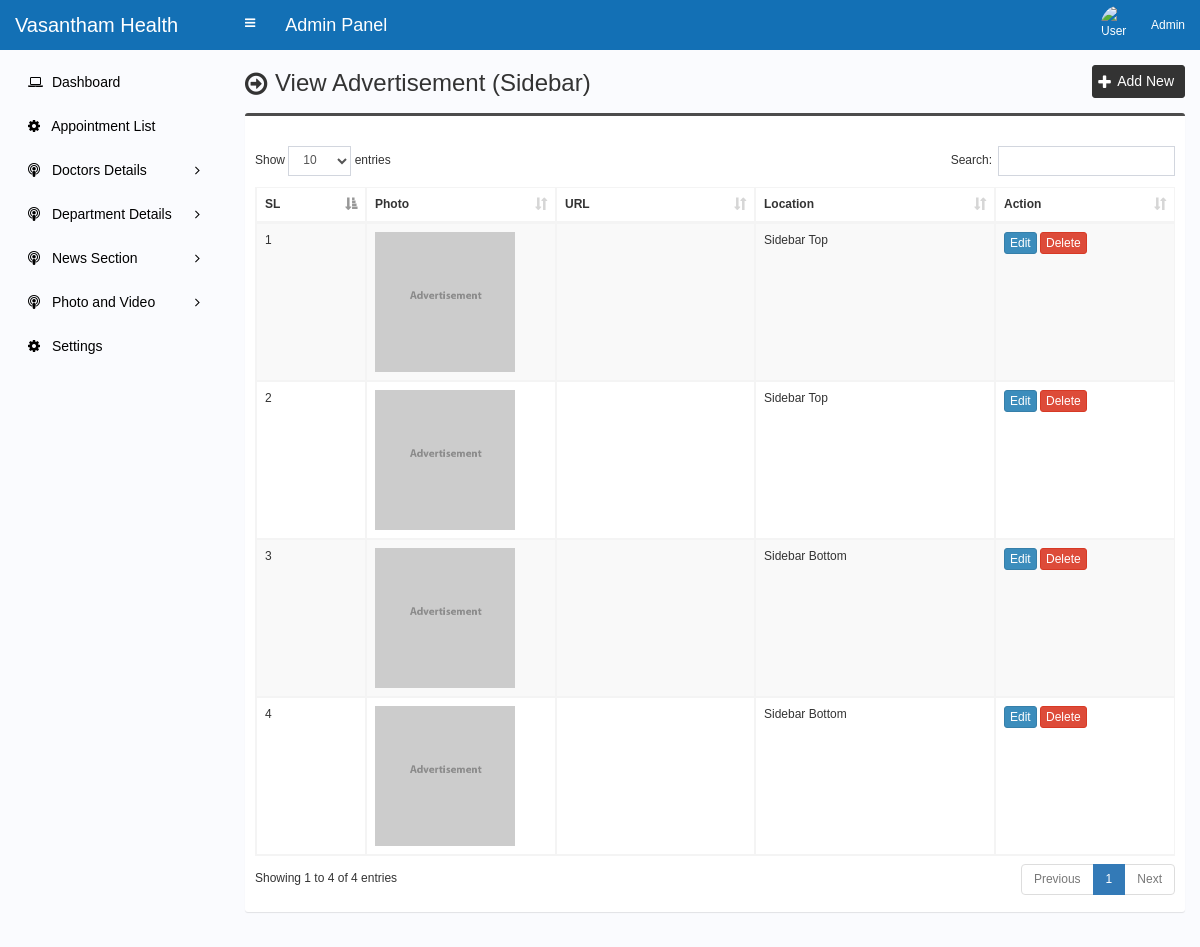
Page /backend/admin/advertisement-sidebar.php (signed in) on the committed database.
### tables this page shows
CREATE TABLE `advertisement_sidebar` (
  `adv_id` int(11) NOT NULL,
  `adv_location` varchar(255) NOT NULL,
  `adv_photo` varchar(255) NOT NULL,
  `adv_url` varchar(255) NOT NULL
);

### backend/admin/advertisement-sidebar.php (the view, shortened to what this page needs)
<?php require_once('header.php'); ?>
<section class="content-header">
	<div class="content-header-left">
		<h1>View Advertisement (Sidebar)</h1>
	</div>
	<div class="content-header-right">
		<a href="advertisement-sidebar-add.php" class="btn btn-primary btn-sm">Add New</a>
	</div>
</section>
<section class="content">
  <div class="row">
    <div class="col-md-12">
      <div class="box box-info">
        <div class="box-body table-responsive">
          <table id="example1" class="table table-bordered table-striped">
			<thead>
			    <tr>
			        <th width="70">SL</th>
			        <th width="150">Photo</th>
			        <th>URL</th>
			        <th width="200">Location</th>
			        <th width="140">Action</th>
			    </tr>
			</thead>
            <tbody>
            	<?php
            	$i=0;
            	$statement = $pdo->prepare("SELECT * FROM advertisement_sidebar ORDER BY adv_id ASC");
            	$statement->execute();
            	$result = $statement->fetchAll(PDO::FETCH_ASSOC);
            	foreach ($result as $row) {
            		$i++;
	            	?>
	                <tr>
	                    <td><?php echo $i; ?></td>
	                    <td><img src="../assets/uploads/<?php echo $row['adv_photo']; ?>" width="140"></td>
	                    <td><?php echo $row['adv_url']; ?></td>
	                    <td><?php echo $row['adv_location']; ?></td>
	                    <td>
	                        <a href="advertisement-sidebar-edit.php?id=<?php echo $row['adv_id']; ?>" class="btn btn-primary btn-xs">Edit</a>
	                        <a href="#" class="btn btn-danger btn-xs" data-href="advertisement-sidebar-delete.php?id=<?php echo $row['adv_id']; ?>" data-toggle="modal" data-target="#confirm-delete">Delete</a>
	                    </td>
	                </tr>
	                <?php
            	}
            	?>
            </tbody>
          </table>
        </div>
      </div>
</section>
<?php require_once('footer.php'); ?>

### backend/admin/style.css (style rules this page uses)
body { font-size: 12px; font-family: 'verdana', sans-serif; }
.content-header>h1, .content-header .content-header-left h1 { font-family: 'verdana', sans-serif; }
.box-info { padding-top: 20px; }
.content-header { overflow: hidden; }
.content-header .content-header-left { float: left; padding-top: 5px; }
.content-header .content-header-right { float: right; }
.content-header .content-header-left h1 { margin-top: 0; margin-bottom: 0; padding-left: 30px; font-size: 24px; position: relative; }
.content-header .content-header-left h1:before { position: absolute; top: 0; left: 0; font-family: 'FontAwesome', sans-serif; font-size: 26px; content: '\f18e'; }
.content-header .content-header-right a { position: relative; padding-left: 24px; font-size: 14px; }
.content-header .content-header-right a:before { position: absolute; top: 4px; left: 5px; font-family: 'FontAwesome', sans-serif; font-size: 16px; content: '\f067'; }
.box.box-info { border-top-color: #4c4c4c; }
.content-header .content-header-right a { background-color: #333333; border-color: #333333; }

### rows in the picture
advertisement_sidebar: adv_photo (picture), adv_location "Sidebar Top"
advertisement_sidebar: adv_photo (picture), adv_location "Sidebar Top"
advertisement_sidebar: adv_photo (picture), adv_location "Sidebar Bottom"
advertisement_sidebar: adv_photo (picture), adv_location "Sidebar Bottom"

### other values in the picture
$_SESSION['user']['full_name'] "Admin"
